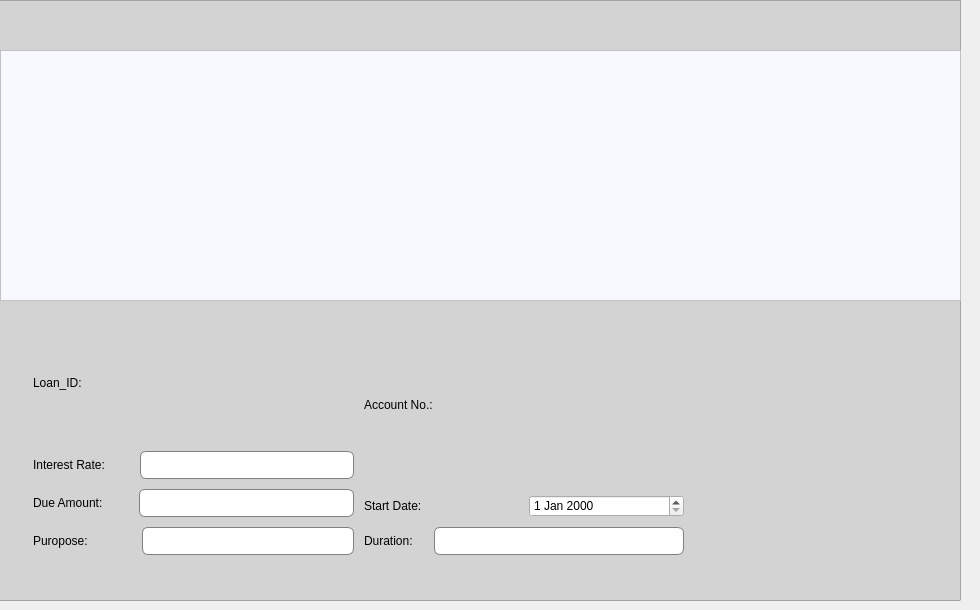
        <widget class="QWidget" name="tab_3">
         <attribute name="title">
          <string>Approved Loans</string>
         </attribute>
         <widget class="QFrame" name="frame_14">
          <property name="geometry">
           <rect>
            <x>-10</x>
            <y>0</y>
            <width>971</width>
            <height>601</height>
           </rect>
          </property>
          <property name="styleSheet">
           <string notr="true">QFrame{
background-color: lightgray;
}

QLineEdit{
	border: 1px solid gray;
	border-radius: 6px;
	padding: 5px 12px 5px 12px;
	font-family: helvetica;


}        

</string>
          </property>
          <property name="frameShape">
           <enum>QFrame::StyledPanel</enum>
          </property>
          <property name="frameShadow">
           <enum>QFrame::Raised</enum>
          </property>
          <widget class="QTableView" name="tableView_apprv_loans">
           <property name="geometry">
            <rect>
             <x>10</x>
             <y>50</y>
             <width>961</width>
             <height>251</height>
            </rect>
           </property>
           <property name="styleSheet">
            <string notr="true">background-color: ghostwhite;</string>
           </property>
          </widget>
          <widget class="QWidget" name="layoutWidget">
           <property name="geometry">
            <rect>
             <x>43</x>
             <y>324</y>
             <width>651</width>
             <height>231</height>
            </rect>
           </property>
           <layout class="QHBoxLayout" name="horizontalLayout_62">
            <property name="spacing">
             <number>10</number>
            </property>
            <item>
             <layout class="QVBoxLayout" name="verticalLayout_12">
              <item>
               <layout class="QHBoxLayout" name="horizontalLayout_54">
                <item>
                 <widget class="QLabel" name="label_name_11">
                  <property name="text">
                   <string>Loan_ID: </string>
                  </property>
                  <property name="alignment">
                   <set>Qt::AlignLeading|Qt::AlignLeft|Qt::AlignVCenter</set>
                  </property>
                  <property name="buddy">
                   <cstring>lineEdit_lname</cstring>
                  </property>
                 </widget>
                </item>
                <item>
                 <widget class="QLabel" name="label_loanId">
                  <property name="text">
                   <string/>
                  </property>
                 </widget>
                </item>
               </layout>
              </item>
              <item>
               <layout class="QHBoxLayout" name="horizontalLayout_93">
                <property name="spacing">
                 <number>35</number>
                </property>
                <item>
                 <widget class="QLabel" name="label_fname_6">
                  <property name="text">
                   <string>Interest Rate:</string>
                  </property>
                 </widget>
                </item>
                <item>
                 <widget class="QLineEdit" name="lineEdit_rInterest"/>
                </item>
               </layout>
              </item>
              <item>
               <layout class="QHBoxLayout" name="horizontalLayout_96">
                <property name="spacing">
                 <number>36</number>
                </property>
                <item>
                 <widget class="QLabel" name="label_gen_6">
                  <property name="text">
                   <string>Due Amount:</string>
                  </property>
                  <property name="alignment">
                   <set>Qt::AlignLeading|Qt::AlignLeft|Qt::AlignVCenter</set>
                  </property>
                  <property name="buddy">
                   <cstring>lineEdit_gender</cstring>
                  </property>
                 </widget>
                </item>
                <item>
                 <widget class="QLineEdit" name="lineEdit_dueAmt"/>
                </item>
               </layout>
              </item>
              <item>
               <layout class="QHBoxLayout" name="horizontalLayout_97">
                <property name="spacing">
                 <number>54</number>
                </property>
                <item>
                 <widget class="QLabel" name="label_address_6">
                  <property name="text">
                   <string>Puropose:</string>
                  </property>
                  <property name="alignment">
                   <set>Qt::AlignLeading|Qt::AlignLeft|Qt::AlignVCenter</set>
                  </property>
                  <property name="buddy">
                   <cstring>lineEdit_address</cstring>
                  </property>
                 </widget>
                </item>
                <item>
                 <widget class="QLineEdit" name="lineEdit_purpose"/>
                </item>
               </layout>
              </item>
             </layout>
            </item>
            <item>
             <layout class="QVBoxLayout" name="verticalLayout_3">
              <item>
               <layout class="QHBoxLayout" name="horizontalLayout_98">
                <property name="spacing">
                 <number>55</number>
                </property>
                <item>
                 <widget class="QLabel" name="label_accn_6">
                  <property name="styleSheet">
                   <string notr="true">padding-bottom:0;</string>
                  </property>
                  <property name="text">
                   <string>Account No.:</string>
                  </property>
                 </widget>
                </item>
                <item>
                 <widget class="QLabel" name="label_accn_tbl_3">
                  <property name="text">
                   <string/>
                  </property>
                 </widget>
                </item>
               </layout>
              </item>
              <item>
               <layout class="QHBoxLayout" name="horizontalLayout_55">
                <item>
                 <widget class="QLabel" name="label_nationality_6">
                  <property name="text">
                   <string>Start Date:</string>
                  </property>
                  <property name="buddy">
                   <cstring>lineEdit_nationality</cstring>
                  </property>
                 </widget>
                </item>
                <item>
                 <widget class="QDateEdit" name="dateEdit_appr_strtDate"/>
                </item>
               </layout>
              </item>
              <item>
               <layout class="QHBoxLayout" name="horizontalLayout_94">
                <property name="spacing">
                 <number>21</number>
                </property>
                <item>
                 <widget class="QLabel" name="label_dob_6">
                  <property name="text">
                   <string>Duration:</string>
                  </property>
                  <property name="buddy">
                   <cstring>lineEdit_dob</cstring>
                  </property>
                 </widget>
                </item>
                <item>
                 <widget class="QLineEdit" name="lineEdit_Duration"/>
                </item>
               </layout>
              </item>
             </layout>
            </item>
           </layout>
          </widget>
         </widget>
        </widget>
